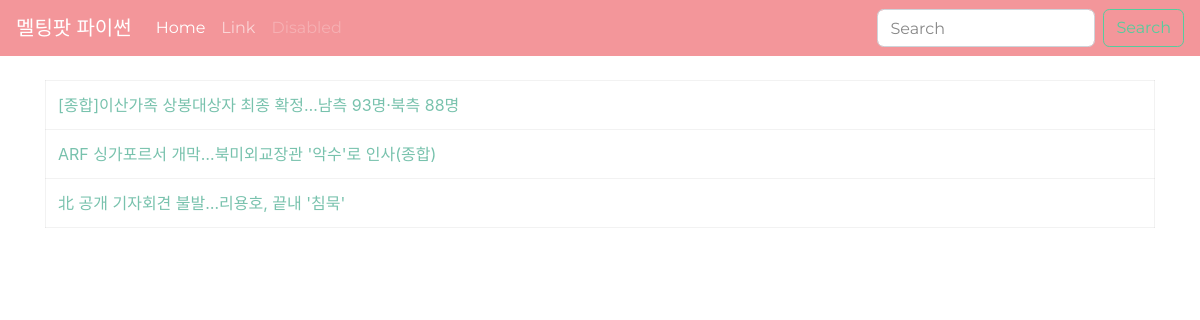
Screenshot of /blog/ with the database file from the repository.
### blog/models.py (models this page shows, shortened)
class Post(models.Model):
    title = models.CharField(max_length=100)
    content = models.TextField()
    photo = models.ImageField(blank=True, upload_to="blog/")
    created_at = models.DateTimeField(auto_now_add=True)
    updated_at = models.DateTimeField(auto_now=True)

### blog/templates/blog/post_list.html
{% extends "blog/base.html" %}
{% block content %}
<div class="container">
    <div class="row">
        <div class="col-sm-12">
            <table class="table table-hover table-bordered">
            {% for post in post_list %}
                <tr>
                    <td>
                        <a href="{% url "blog:post_detail" post.pk %}" >
                        {{ post.title}}
                        </a>
                    </td>
                </tr>
            {% endfor %}
            </table>
        </div>
    </div>
</div>
{% endblock %}

### blog/templates/blog/base.html (style rules this page uses)
body { padding-top: 80px; padding-bottom: 80px; }

### rows the page displays
Post: title "[종합]이산가족 상봉대상자 최종 확정…남측 93명·북측 88명"
Post: title "ARF 싱가포르서 개막…북미외교장관 '악수'로 인사(종합)"
Post: title "北 공개 기자회견 불발…리용호, 끝내 '침묵'"
